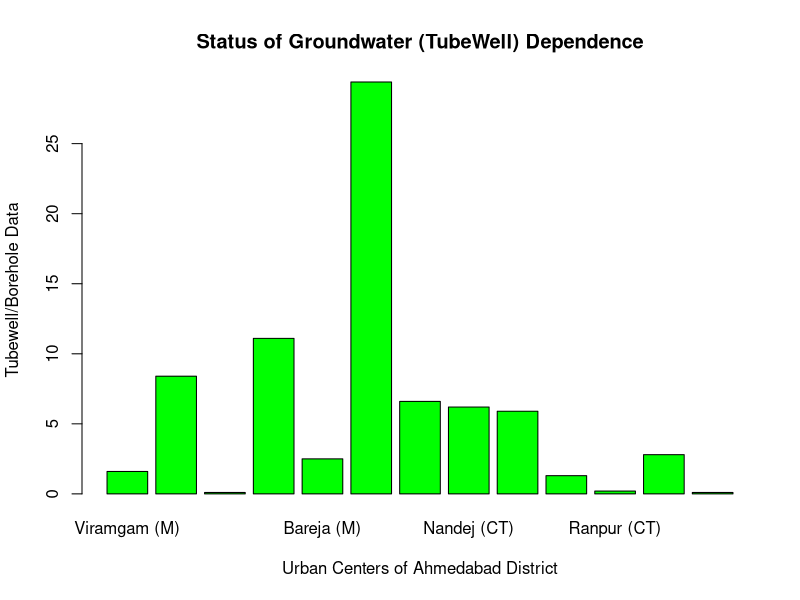

This chart was generated by the following R code:
# 3. What is the status of groundwater (Tubewell) dependence in urban centres of Ahmedabad district?

# Importing Data
Water_Data = read.csv("water_data.csv")

# Selecting Tubewell from Ahmedabad District
Tubwell = Water_Data$Tubewell.Borehole[1:13]

# Plotting
barplot(Tubwell,
        names.arg = Water_Data$Town.Name[1:13],
        main = "Status of Groundwater (TubeWell) Dependence",
        xlab = "Urban Centers of Ahmedabad District",
        ylab = "Tubewell/Borehole Data",
        col = "green")
